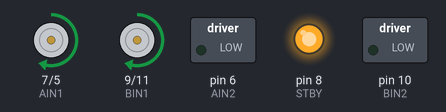
Bench run of a sketch on a simulated Arduino Uno, built with avr-gcc and run on an emulated ATmega328P. Shown: direction and speed pins drawn as motors (green arrow = direction pin HIGH = forward, orange = LOW = backward, longer = more drive, stopped while the standby pin is LOW), switched loads named in the sketch (green lamp = pin HIGH), output pins drawn as LEDs (lit = HIGH).

Above: at 1.0 s.
At 3.0 s:
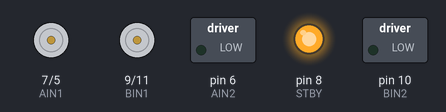
Timing chart, 0 to 5.2 s (numbered marks = the images above):
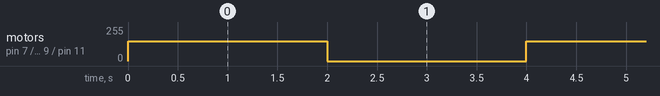

Measured:
- by itself, motor on pin 7 (AIN1) / pin 5 (PWMA), motor on pin 9 (BIN1) / pin 11 (PWMB): alternates forward 150/255 for 2.0 s and stopped for 2.0 s

The sketch:

motor_driver_test.ino
```cpp
#define STBY 8
#define AIN1 7
#define AIN2 6
#define PWMA 5
#define BIN1 9
#define BIN2 10
#define PWMB 11

void setup() {
  pinMode(STBY, OUTPUT);
  pinMode(AIN1, OUTPUT);
  pinMode(AIN2, OUTPUT);
  pinMode(BIN1, OUTPUT);
  pinMode(BIN2, OUTPUT);

  digitalWrite(STBY, HIGH);
  Serial.begin(9600);
}

void loop() {
  digitalWrite(AIN1, HIGH);
  digitalWrite(AIN2, LOW);
  analogWrite(PWMA, 150);

  digitalWrite(BIN1, HIGH);
  digitalWrite(BIN2, LOW);
  analogWrite(PWMB, 150);

  delay(2000);

  analogWrite(PWMA, 0);
  analogWrite(PWMB, 0);
  delay(2000);
}
```
